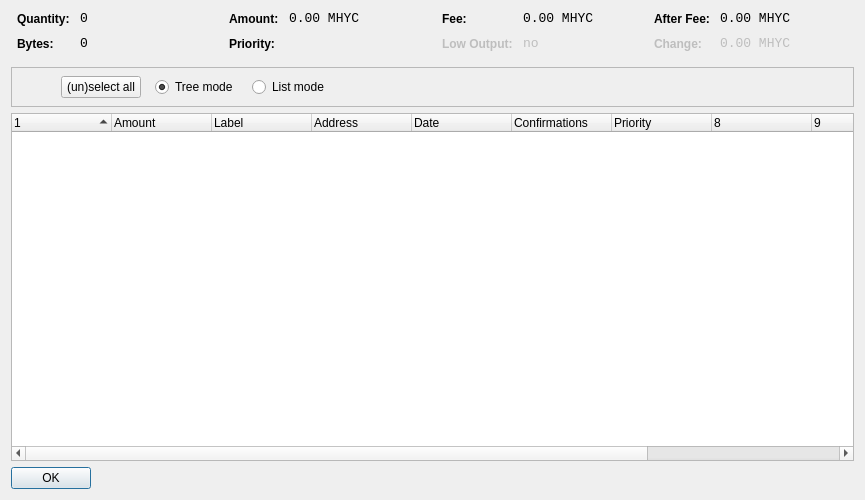
<?xml version="1.0" encoding="UTF-8"?>
<ui version="4.0">
 <class>CoinControlDialog</class>
 <widget class="QDialog" name="CoinControlDialog">
  <property name="geometry">
   <rect>
    <x>0</x>
    <y>0</y>
    <width>865</width>
    <height>500</height>
   </rect>
  </property>
  <property name="windowTitle">
   <string>Coin Control</string>
  </property>
  <property name="styleSheet">
   <string notr="true"/>
  </property>
  <layout class="QVBoxLayout" name="verticalLayout">
   <item>
    <layout class="QHBoxLayout" name="horizontalLayoutTop" stretch="0,0,0,0">
     <property name="topMargin">
      <number>0</number>
     </property>
     <property name="bottomMargin">
      <number>10</number>
     </property>
     <item>
      <layout class="QFormLayout" name="formLayoutCoinControl1">
       <property name="horizontalSpacing">
        <number>10</number>
       </property>
       <property name="verticalSpacing">
        <number>10</number>
       </property>
       <property name="leftMargin">
        <number>6</number>
       </property>
       <property name="rightMargin">
        <number>6</number>
       </property>
       <item row="0" column="0">
        <widget class="QLabel" name="labelCoinControlQuantityText">
         <property name="styleSheet">
          <string notr="true">font-weight:bold;</string>
         </property>
         <property name="text">
          <string>Quantity:</string>
         </property>
        </widget>
       </item>
       <item row="0" column="1">
        <widget class="QLabel" name="labelCoinControlQuantity">
         <property name="font">
          <font>
           <family>Monospace</family>
           <pointsize>10</pointsize>
          </font>
         </property>
         <property name="cursor">
          <cursorShape>IBeamCursor</cursorShape>
         </property>
         <property name="contextMenuPolicy">
          <enum>Qt::ActionsContextMenu</enum>
         </property>
         <property name="text">
          <string>0</string>
         </property>
         <property name="textInteractionFlags">
          <set>Qt::LinksAccessibleByMouse|Qt::TextSelectableByKeyboard|Qt::TextSelectableByMouse</set>
         </property>
        </widget>
       </item>
       <item row="1" column="0">
        <widget class="QLabel" name="labelCoinControlBytesText">
         <property name="styleSheet">
          <string notr="true">font-weight:bold;</string>
         </property>
         <property name="text">
          <string>Bytes:</string>
         </property>
        </widget>
       </item>
       <item row="1" column="1">
        <widget class="QLabel" name="labelCoinControlBytes">
         <property name="font">
          <font>
           <family>Monospace</family>
           <pointsize>10</pointsize>
          </font>
         </property>
         <property name="cursor">
          <cursorShape>IBeamCursor</cursorShape>
         </property>
         <property name="contextMenuPolicy">
          <enum>Qt::ActionsContextMenu</enum>
         </property>
         <property name="text">
          <string>0</string>
         </property>
         <property name="textInteractionFlags">
          <set>Qt::LinksAccessibleByMouse|Qt::TextSelectableByKeyboard|Qt::TextSelectableByMouse</set>
         </property>
        </widget>
       </item>
      </layout>
     </item>
     <item>
      <layout class="QFormLayout" name="formLayoutCoinControl2">
       <property name="horizontalSpacing">
        <number>10</number>
       </property>
       <property name="verticalSpacing">
        <number>10</number>
       </property>
       <property name="leftMargin">
        <number>6</number>
       </property>
       <property name="rightMargin">
        <number>6</number>
       </property>
       <item row="0" column="0">
        <widget class="QLabel" name="labelCoinControlAmountText">
         <property name="styleSheet">
          <string notr="true">font-weight:bold;</string>
         </property>
         <property name="text">
          <string>Amount:</string>
         </property>
        </widget>
       </item>
       <item row="0" column="1">
        <widget class="QLabel" name="labelCoinControlAmount">
         <property name="font">
          <font>
           <family>Monospace</family>
           <pointsize>10</pointsize>
          </font>
         </property>
         <property name="cursor">
          <cursorShape>IBeamCursor</cursorShape>
         </property>
         <property name="contextMenuPolicy">
          <enum>Qt::ActionsContextMenu</enum>
         </property>
         <property name="text">
          <string>0.00 MHYC</string>
         </property>
         <property name="textInteractionFlags">
          <set>Qt::LinksAccessibleByMouse|Qt::TextSelectableByKeyboard|Qt::TextSelectableByMouse</set>
         </property>
        </widget>
       </item>
       <item row="1" column="0">
        <widget class="QLabel" name="labelCoinControlPriorityText">
         <property name="styleSheet">
          <string notr="true">font-weight:bold;</string>
         </property>
         <property name="text">
          <string>Priority:</string>
         </property>
        </widget>
       </item>
       <item row="1" column="1">
        <widget class="QLabel" name="labelCoinControlPriority">
         <property name="font">
          <font>
           <family>Monospace</family>
           <pointsize>10</pointsize>
          </font>
         </property>
         <property name="cursor">
          <cursorShape>IBeamCursor</cursorShape>
         </property>
         <property name="contextMenuPolicy">
          <enum>Qt::ActionsContextMenu</enum>
         </property>
         <property name="text">
          <string/>
         </property>
         <property name="textInteractionFlags">
          <set>Qt::LinksAccessibleByMouse|Qt::TextSelectableByKeyboard|Qt::TextSelectableByMouse</set>
         </property>
        </widget>
       </item>
      </layout>
     </item>
     <item>
      <layout class="QFormLayout" name="formLayoutCoinControl3">
       <property name="horizontalSpacing">
        <number>10</number>
       </property>
       <property name="verticalSpacing">
        <number>10</number>
       </property>
       <property name="leftMargin">
        <number>6</number>
       </property>
       <property name="rightMargin">
        <number>6</number>
       </property>
       <item row="0" column="0">
        <widget class="QLabel" name="labelCoinControlFeeText">
         <property name="styleSheet">
          <string notr="true">font-weight:bold;</string>
         </property>
         <property name="text">
          <string>Fee:</string>
         </property>
        </widget>
       </item>
       <item row="0" column="1">
        <widget class="QLabel" name="labelCoinControlFee">
         <property name="font">
          <font>
           <family>Monospace</family>
           <pointsize>10</pointsize>
          </font>
         </property>
         <property name="cursor">
          <cursorShape>IBeamCursor</cursorShape>
         </property>
         <property name="contextMenuPolicy">
          <enum>Qt::ActionsContextMenu</enum>
         </property>
         <property name="text">
          <string>0.00 MHYC</string>
         </property>
         <property name="textInteractionFlags">
          <set>Qt::LinksAccessibleByMouse|Qt::TextSelectableByKeyboard|Qt::TextSelectableByMouse</set>
         </property>
        </widget>
       </item>
       <item row="1" column="0">
        <widget class="QLabel" name="labelCoinControlLowOutputText">
         <property name="enabled">
          <bool>false</bool>
         </property>
         <property name="styleSheet">
          <string notr="true">font-weight:bold;</string>
         </property>
         <property name="text">
          <string>Low Output:</string>
         </property>
        </widget>
       </item>
       <item row="1" column="1">
        <widget class="QLabel" name="labelCoinControlLowOutput">
         <property name="enabled">
          <bool>false</bool>
         </property>
         <property name="font">
          <font>
           <family>Monospace</family>
           <pointsize>10</pointsize>
          </font>
         </property>
         <property name="cursor">
          <cursorShape>IBeamCursor</cursorShape>
         </property>
         <property name="contextMenuPolicy">
          <enum>Qt::ActionsContextMenu</enum>
         </property>
         <property name="text">
          <string>no</string>
         </property>
         <property name="textInteractionFlags">
          <set>Qt::LinksAccessibleByMouse|Qt::TextSelectableByKeyboard|Qt::TextSelectableByMouse</set>
         </property>
        </widget>
       </item>
      </layout>
     </item>
     <item>
      <layout class="QFormLayout" name="formLayoutCoinControl4">
       <property name="fieldGrowthPolicy">
        <enum>QFormLayout::AllNonFixedFieldsGrow</enum>
       </property>
       <property name="horizontalSpacing">
        <number>10</number>
       </property>
       <property name="verticalSpacing">
        <number>10</number>
       </property>
       <property name="leftMargin">
        <number>6</number>
       </property>
       <property name="rightMargin">
        <number>6</number>
       </property>
       <item row="0" column="0">
        <widget class="QLabel" name="labelCoinControlAfterFeeText">
         <property name="styleSheet">
          <string notr="true">font-weight:bold;</string>
         </property>
         <property name="text">
          <string>After Fee:</string>
         </property>
        </widget>
       </item>
       <item row="0" column="1">
        <widget class="QLabel" name="labelCoinControlAfterFee">
         <property name="font">
          <font>
           <family>Monospace</family>
           <pointsize>10</pointsize>
          </font>
         </property>
         <property name="cursor">
          <cursorShape>IBeamCursor</cursorShape>
         </property>
         <property name="contextMenuPolicy">
          <enum>Qt::ActionsContextMenu</enum>
         </property>
         <property name="text">
          <string>0.00 MHYC</string>
         </property>
         <property name="textInteractionFlags">
          <set>Qt::LinksAccessibleByMouse|Qt::TextSelectableByKeyboard|Qt::TextSelectableByMouse</set>
         </property>
        </widget>
       </item>
       <item row="1" column="0">
        <widget class="QLabel" name="labelCoinControlChangeText">
         <property name="enabled">
          <bool>false</bool>
         </property>
         <property name="styleSheet">
          <string notr="true">font-weight:bold;</string>
         </property>
         <property name="text">
          <string>Change:</string>
         </property>
        </widget>
       </item>
       <item row="1" column="1">
        <widget class="QLabel" name="labelCoinControlChange">
         <property name="enabled">
          <bool>false</bool>
         </property>
         <property name="font">
          <font>
           <family>Monospace</family>
           <pointsize>10</pointsize>
          </font>
         </property>
         <property name="cursor">
          <cursorShape>IBeamCursor</cursorShape>
         </property>
         <property name="contextMenuPolicy">
          <enum>Qt::ActionsContextMenu</enum>
         </property>
         <property name="text">
          <string>0.00 MHYC</string>
         </property>
         <property name="textInteractionFlags">
          <set>Qt::LinksAccessibleByMouse|Qt::TextSelectableByKeyboard|Qt::TextSelectableByMouse</set>
         </property>
        </widget>
       </item>
      </layout>
     </item>
    </layout>
   </item>
   <item>
    <widget class="QFrame" name="frame">
     <property name="minimumSize">
      <size>
       <width>0</width>
       <height>40</height>
      </size>
     </property>
     <property name="frameShape">
      <enum>QFrame::StyledPanel</enum>
     </property>
     <property name="frameShadow">
      <enum>QFrame::Sunken</enum>
     </property>
     <widget class="QWidget" name="horizontalLayoutWidget">
      <property name="geometry">
       <rect>
        <x>50</x>
        <y>5</y>
        <width>791</width>
        <height>31</height>
       </rect>
      </property>
      <layout class="QHBoxLayout" name="horizontalLayoutPanel" stretch="0,0,0,0">
       <property name="spacing">
        <number>14</number>
       </property>
       <item>
        <widget class="QPushButton" name="pushButtonSelectAll">
         <property name="sizePolicy">
          <sizepolicy hsizetype="Maximum" vsizetype="Fixed">
           <horstretch>0</horstretch>
           <verstretch>0</verstretch>
          </sizepolicy>
         </property>
         <property name="text">
          <string>(un)select all</string>
         </property>
        </widget>
       </item>
       <item>
        <widget class="QRadioButton" name="radioTreeMode">
         <property name="sizePolicy">
          <sizepolicy hsizetype="Maximum" vsizetype="Fixed">
           <horstretch>0</horstretch>
           <verstretch>0</verstretch>
          </sizepolicy>
         </property>
         <property name="text">
          <string>Tree mode</string>
         </property>
         <property name="checked">
          <bool>true</bool>
         </property>
        </widget>
       </item>
       <item>
        <widget class="QRadioButton" name="radioListMode">
         <property name="sizePolicy">
          <sizepolicy hsizetype="Maximum" vsizetype="Fixed">
           <horstretch>0</horstretch>
           <verstretch>0</verstretch>
          </sizepolicy>
         </property>
         <property name="text">
          <string>List mode</string>
         </property>
        </widget>
       </item>
       <item>
        <spacer name="horizontalSpacer">
         <property name="orientation">
          <enum>Qt::Horizontal</enum>
         </property>
         <property name="sizeHint" stdset="0">
          <size>
           <width>40</width>
           <height>20</height>
          </size>
         </property>
        </spacer>
       </item>
      </layout>
     </widget>
    </widget>
   </item>
   <item>
    <widget class="CoinControlTreeWidget" name="treeWidget">
     <property name="contextMenuPolicy">
      <enum>Qt::CustomContextMenu</enum>
     </property>
     <property name="sortingEnabled">
      <bool>false</bool>
     </property>
     <property name="columnCount">
      <number>11</number>
     </property>
     <attribute name="headerShowSortIndicator" stdset="0">
      <bool>true</bool>
     </attribute>
     <attribute name="headerStretchLastSection">
      <bool>false</bool>
     </attribute>
     <column>
      <property name="text">
       <string/>
      </property>
     </column>
     <column>
      <property name="text">
       <string>Amount</string>
      </property>
     </column>
     <column>
      <property name="text">
       <string>Label</string>
      </property>
     </column>
     <column>
      <property name="text">
       <string>Address</string>
      </property>
     </column>
     <column>
      <property name="text">
       <string>Date</string>
      </property>
     </column>
     <column>
      <property name="text">
       <string>Confirmations</string>
      </property>
      <property name="toolTip">
       <string>Confirmed</string>
      </property>
     </column>
     <column>
      <property name="text">
       <string>Priority</string>
      </property>
     </column>
     <column>
      <property name="text">
       <string/>
      </property>
     </column>
     <column>
      <property name="text">
       <string/>
      </property>
     </column>
     <column>
      <property name="text">
       <string/>
      </property>
     </column>
     <column>
      <property name="text">
       <string/>
      </property>
     </column>
    </widget>
   </item>
   <item>
    <widget class="QDialogButtonBox" name="buttonBox">
     <property name="sizePolicy">
      <sizepolicy hsizetype="Maximum" vsizetype="Fixed">
       <horstretch>0</horstretch>
       <verstretch>0</verstretch>
      </sizepolicy>
     </property>
     <property name="orientation">
      <enum>Qt::Horizontal</enum>
     </property>
     <property name="standardButtons">
      <set>QDialogButtonBox::Ok</set>
     </property>
    </widget>
   </item>
  </layout>
 </widget>
 <customwidgets>
  <customwidget>
   <class>CoinControlTreeWidget</class>
   <extends>QTreeWidget</extends>
   <header>coincontroltreewidget.h</header>
  </customwidget>
 </customwidgets>
 <resources/>
 <connections/>
</ui>
